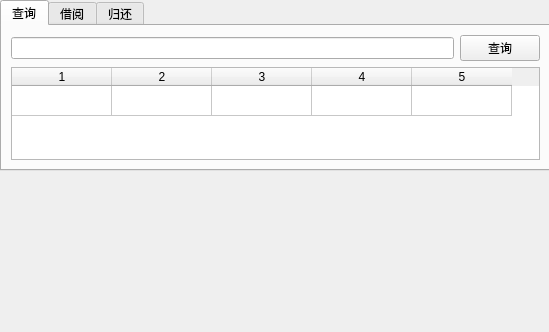
<?xml version="1.0" encoding="UTF-8"?>
<ui version="4.0">
 <class>StudentUI</class>
 <widget class="QWidget" name="StudentUI">
  <property name="geometry">
   <rect>
    <x>0</x>
    <y>0</y>
    <width>549</width>
    <height>332</height>
   </rect>
  </property>
  <property name="windowTitle">
   <string>学生端</string>
  </property>
  <property name="windowIcon">
   <iconset resource="apprcc.qrc">
    <normaloff>:/pic/images/login icon.ico</normaloff>:/pic/images/login icon.ico</iconset>
  </property>
  <widget class="QTabWidget" name="tabWidget">
   <property name="geometry">
    <rect>
     <x>0</x>
     <y>0</y>
     <width>551</width>
     <height>171</height>
    </rect>
   </property>
   <property name="currentIndex">
    <number>0</number>
   </property>
   <property name="elideMode">
    <enum>Qt::ElideNone</enum>
   </property>
   <widget class="QWidget" name="query">
    <attribute name="icon">
     <iconset resource="apprcc.qrc">
      <normaloff>:/pic/images/tab1.ico</normaloff>:/pic/images/tab1.ico</iconset>
    </attribute>
    <attribute name="title">
     <string>查询</string>
    </attribute>
    <layout class="QGridLayout" name="gridLayout">
     <item row="0" column="0">
      <widget class="QLineEdit" name="query_ld">
       <property name="text">
        <string/>
       </property>
      </widget>
     </item>
     <item row="0" column="1">
      <widget class="QPushButton" name="query_btn">
       <property name="text">
        <string>查询</string>
       </property>
      </widget>
     </item>
     <item row="1" column="0" colspan="2">
      <widget class="QTableWidget" name="query_tw">
       <property name="rowCount">
        <number>1</number>
       </property>
       <property name="columnCount">
        <number>5</number>
       </property>
       <attribute name="horizontalHeaderVisible">
        <bool>true</bool>
       </attribute>
       <attribute name="horizontalHeaderCascadingSectionResizes">
        <bool>true</bool>
       </attribute>
       <attribute name="verticalHeaderVisible">
        <bool>false</bool>
       </attribute>
       <row/>
       <column/>
       <column/>
       <column/>
       <column/>
       <column/>
      </widget>
     </item>
    </layout>
   </widget>
   <widget class="QWidget" name="borrow">
    <attribute name="icon">
     <iconset resource="apprcc.qrc">
      <normaloff>:/pic/images/tab2.ico</normaloff>:/pic/images/tab2.ico</iconset>
    </attribute>
    <attribute name="title">
     <string>借阅</string>
    </attribute>
    <layout class="QHBoxLayout" name="horizontalLayout">
     <item>
      <widget class="QLineEdit" name="borrow_ld"/>
     </item>
     <item>
      <widget class="QPushButton" name="borrow_btn">
       <property name="text">
        <string>借阅</string>
       </property>
      </widget>
     </item>
    </layout>
   </widget>
   <widget class="QWidget" name="back">
    <attribute name="icon">
     <iconset resource="apprcc.qrc">
      <normaloff>:/pic/images/tab3.ico</normaloff>:/pic/images/tab3.ico</iconset>
    </attribute>
    <attribute name="title">
     <string>归还</string>
    </attribute>
    <layout class="QHBoxLayout" name="horizontalLayout_2">
     <item>
      <widget class="QLineEdit" name="back_ld"/>
     </item>
     <item>
      <widget class="QPushButton" name="back_btn">
       <property name="text">
        <string>归还</string>
       </property>
      </widget>
     </item>
    </layout>
   </widget>
  </widget>
 </widget>
 <resources>
  <include location="apprcc.qrc"/>
 </resources>
 <connections/>
</ui>
